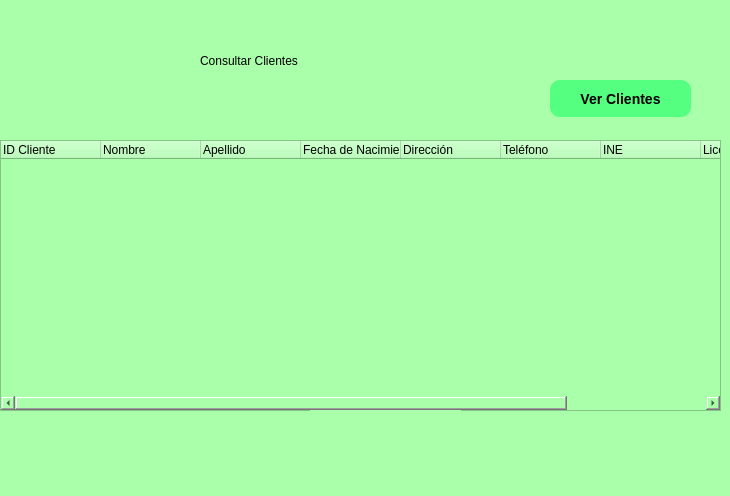
<?xml version="1.0" encoding="UTF-8"?>
<ui version="4.0">
 <class>ListWindow</class>
 <widget class="QWidget" name="ListWindow">
  <property name="geometry">
   <rect>
    <x>0</x>
    <y>0</y>
    <width>730</width>
    <height>496</height>
   </rect>
  </property>
  <property name="windowTitle">
   <string>Consultar clientes</string>
  </property>
  <property name="styleSheet">
   <string notr="true">
      QWidget {
          
	background-color: rgb(170, 255, 170);
      }
      QTextEdit {
          border: 2px solid #5dade2;
          border-radius: 10px;
          padding: 8px;
          font-size: 14px;
          background-color: white;
      }
      QPushButton {
          background-color: #5dade2;
          color: white;
          font-size: 14px;
          font-weight: bold;
          padding: 10px 20px;
          border-radius: 10px;
      }
      QPushButton:hover {
          background-color: #3498db;
      }
   </string>
  </property>
  <widget class="QPushButton" name="btn_listar">
   <property name="geometry">
    <rect>
     <x>550</x>
     <y>80</y>
     <width>141</width>
     <height>37</height>
    </rect>
   </property>
   <property name="styleSheet">
    <string notr="true">      QPushButton {
          background-color: rgb(85, 255, 127);
          color: black;
          font-size: 14px;
          font-weight: bold;
          padding: 10px 20px;
          border-radius: 10px;
      }
      QPushButton:hover {
          
	background-color: rgb(31, 255, 28);
      }</string>
   </property>
   <property name="text">
    <string>Ver Clientes</string>
   </property>
  </widget>
  <widget class="QTreeWidget" name="treeView">
   <property name="geometry">
    <rect>
     <x>0</x>
     <y>140</y>
     <width>721</width>
     <height>271</height>
    </rect>
   </property>
   <column>
    <property name="text">
     <string>ID Cliente</string>
    </property>
   </column>
   <column>
    <property name="text">
     <string>Nombre</string>
    </property>
   </column>
   <column>
    <property name="text">
     <string>Apellido</string>
    </property>
   </column>
   <column>
    <property name="text">
     <string>Fecha de Nacimiento</string>
    </property>
   </column>
   <column>
    <property name="text">
     <string>Dirección</string>
    </property>
   </column>
   <column>
    <property name="text">
     <string>Teléfono</string>
    </property>
   </column>
   <column>
    <property name="text">
     <string>INE</string>
    </property>
   </column>
   <column>
    <property name="text">
     <string>Licencia</string>
    </property>
   </column>
   <column>
    <property name="text">
     <string>Tarjeta de Crédito</string>
    </property>
   </column>
  </widget>
  <widget class="QLabel" name="label">
   <property name="geometry">
    <rect>
     <x>200</x>
     <y>30</y>
     <width>241</width>
     <height>61</height>
    </rect>
   </property>
   <property name="styleSheet">
    <string notr="true">font: 22pt &quot;MS Shell Dlg 2&quot;;</string>
   </property>
   <property name="text">
    <string>Consultar Clientes</string>
   </property>
  </widget>
  <widget class="QLabel" name="label_2">
   <property name="geometry">
    <rect>
     <x>0</x>
     <y>0</y>
     <width>141</width>
     <height>121</height>
    </rect>
   </property>
   <property name="text">
    <string/>
   </property>
   <property name="pixmap">
    <pixmap>eliminar_foto.jpg</pixmap>
   </property>
   <property name="scaledContents">
    <bool>true</bool>
   </property>
  </widget>
  <widget class="QLabel" name="label_3">
   <property name="geometry">
    <rect>
     <x>310</x>
     <y>410</y>
     <width>151</width>
     <height>91</height>
    </rect>
   </property>
   <property name="text">
    <string/>
   </property>
   <property name="pixmap">
    <pixmap>consul.jpg</pixmap>
   </property>
   <property name="scaledContents">
    <bool>true</bool>
   </property>
  </widget>
 </widget>
 <resources/>
 <connections/>
</ui>
